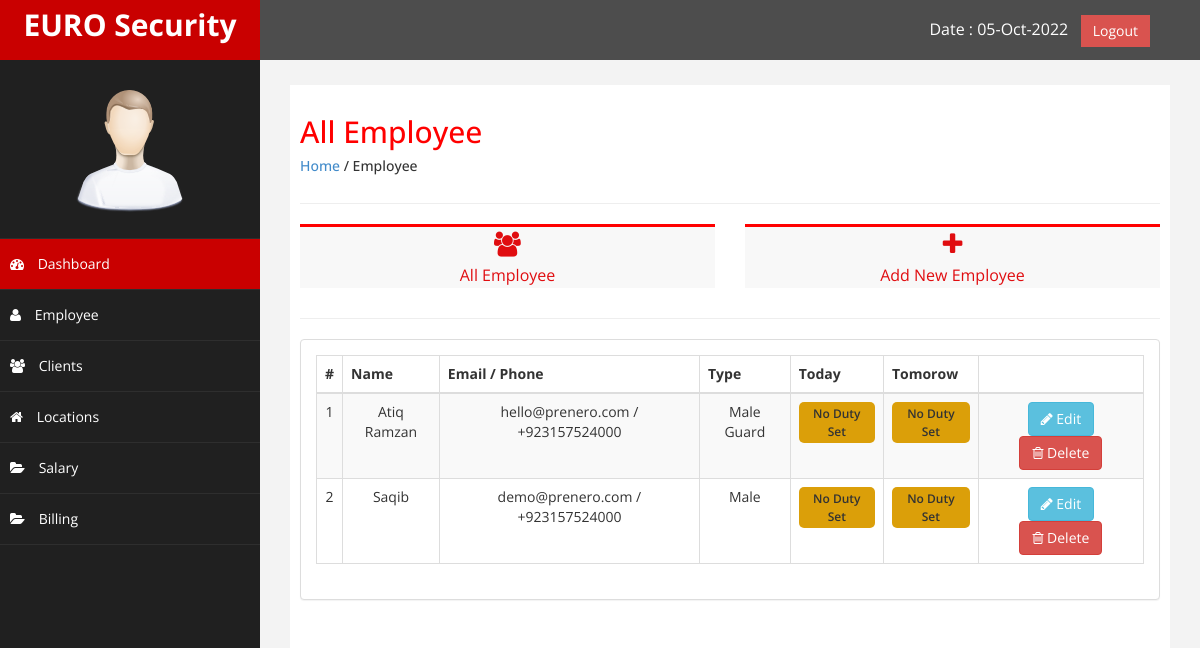
Page /employee.php (signed in) on the earlier database version.
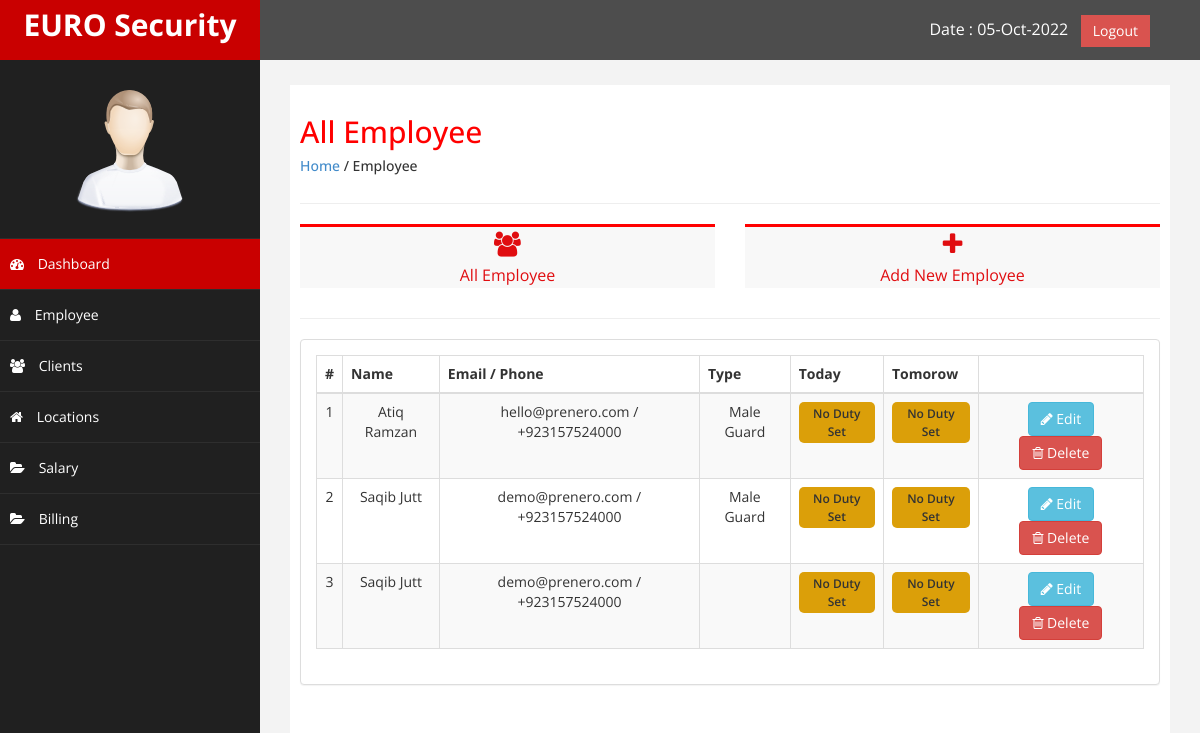
Same page on the later database version.
### tables this page shows
CREATE TABLE `employee` (
  `employee_code` int(11) NOT NULL,
  `employee_name` varchar(255) DEFAULT NULL,
  `emp_email` varchar(255) DEFAULT NULL,
  `emp_phone` varchar(255) DEFAULT NULL,
  `password` varchar(255) DEFAULT NULL,
  `address` varchar(255) DEFAULT NULL,
  `emp_type` varchar(255) DEFAULT NULL,
  `per_day_salary` decimal(10,2) DEFAULT NULL,
  `esi` varchar(10) DEFAULT NULL,
  `esi_per` varchar(255) DEFAULT NULL,
  `pf_num` varchar(11) DEFAULT NULL,
  `pf_per` varchar(255) DEFAULT NULL,
  `pan_num` varchar(11) DEFAULT NULL,
  `dp` varchar(255) DEFAULT NULL,
  `signature` varchar(255) DEFAULT NULL,
  `adhaar_card` varchar(255) DEFAULT NULL,
  `scehdule` varchar(255) DEFAULT NULL,
  `salary` decimal(10,2) DEFAULT NULL,
  `date_added` datetime DEFAULT NULL
);

### employee.php (the view, shortened to what this page needs)
<?php
include('config.php');
include ('header.php');
include('sidebar.php');
?>
<div id="page-wrapper" >
	<div id="page-inner">
		<div class="row">
			<div class="col-md-12">
				<h2>All Employee</h2>
				<h5><a href="dashboard.php">Home</a> / Employee</h5>
			</div>
		</div>
		<hr />
		<div class="row">
			<div class="col-md-6 col-sm-6 col-xs-6">
				<a href="#" class="employee_button">
				<div class=" noti-box" style="text-align: center;">
						<i class="fa fa-users" style="font-size: 25px; padding-top: 5px;"></i>
						<p>All Employee</p>
				</div>
				</a>
			</div>
             <div class="col-md-6 col-sm-6 col-xs-6">
				 <a href="add_employee.php" class="employee_button">
				<div class=" noti-box " style="text-align: center;">
						<i class="fa fa-plus" style="font-size: 25px; padding-top: 5px;"></i>
						<p>Add New Employee</p>
				</div>
				 </a>
			</div>
		</div>
		<hr />
                <div class="row" >
                    <div class="col-md-12 col-sm-12 col-xs-12">
                    <div class="panel panel-default">
                        <div class="panel-body">
                            <div class="table-responsive">
                                <table class="table table-striped table-bordered table-hover text-center">
									<?php
	$page_rows = 10;
	$pagenum = 1;
	$limit = 'LIMIT ' .($pagenum - 1) * $page_rows .',' .$page_rows;
	$nquery=mysqli_query($connect,"select * from `employee` $limit");
?>
                                    <thead>
                                        <tr class="text-center">
                                            <th>#</th>
                                            <th>Name</th>
                                            <th>Email / Phone</th>
                                            <th>Type</th>
                                             <th>Today</th>
											 <th>Tomorow</th>
											 <th> </th>
                                        </tr>
                                    </thead>
                                    <tbody>
										<?php
                                    while($crow = mysqli_fetch_array($nquery)){
                                    ?>
                                        <tr>
                                            <td><?php echo $crow['employee_code']; ?></td>
                                            <td><?php echo $crow['employee_name']; ?></td>
                                            <td><?php echo $crow['emp_email']; ?> / <?php echo $crow['emp_phone']; ?></td>
                                            <td><?php echo $crow['emp_type']; ?></td>
                                            <td><button class="duty_btn"> No Duty Set</button></td>
											 <td><button class="duty_btn"> No Duty Set</button></td>
                                            <td><a href="employee-details.php?employee_code=<?php echo $crow['employee_code'];?>"><button class="btn btn-info"><i class="fa fa-pencil"></i> Edit</button></a>
											<button class="btn btn-danger"><i class="fa fa-trash-o"></i> Delete</button>
                                        </tr>
                                      <?php
                                    }
                                ?>
                                    </tbody>
                                </table>
                            </div>
                        </div>
                    </div>
                    </div>
                </div>
    </div>
            </div>
<?php
include('footer.php');
?>

Differences in the rows shown:
changed employee id 2: employee_name "Saqib" → "Saqib Jutt"; emp_type "Male" → "Male Guard"
added employee: employee_code "3", employee_name "Saqib Jutt", emp_email "demo@prenero.com", emp_phone "+923157524000"
